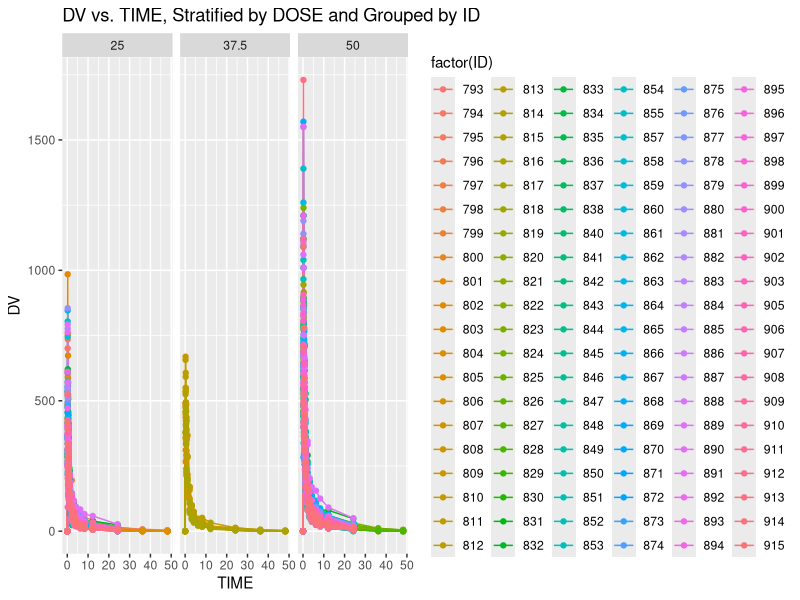
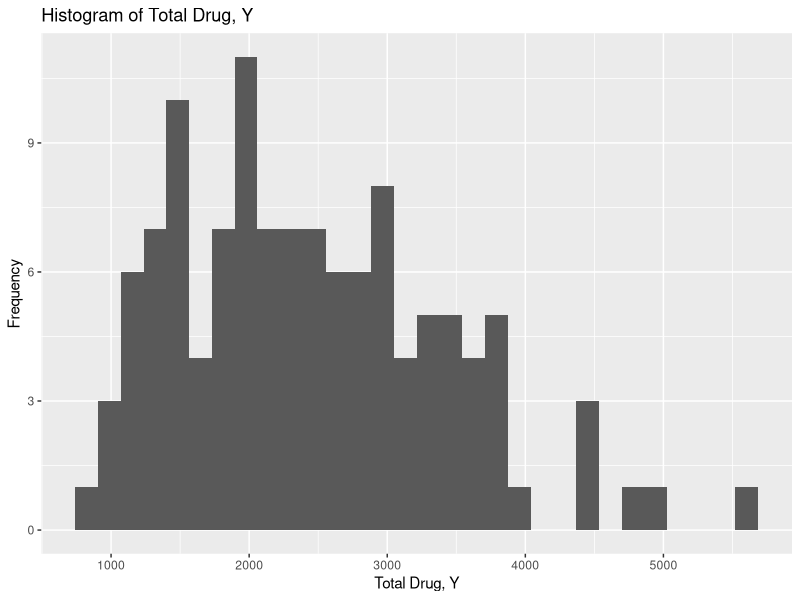

Generate these figures, in order, with R:
## ---- chunk 1
#Load the required packages
library(dplyr)
library(ggplot2)

#Load the raw data
mavoglurant <- read.csv("mavoglurant.csv")

#Get an overview and summary of the raw data
str(mavoglurant)
summary(mavoglurant)

#Plot DV as a function of TIME, stratified by DOSE and using ID as a grouping factor
ggplot(mavoglurant, aes(x = TIME, y = DV, group = ID, color = factor(ID))) +
  geom_line() +
  geom_point() +
  facet_wrap(~ DOSE) +
  labs(x = "TIME", y = "DV", title = "DV vs. TIME, Stratified by DOSE and Grouped by ID")

#Keep only observations with OCC = 1
mavoglurant2 <- subset(mavoglurant, OCC == "1")

#Remove TIME = 0 values for each individual
No_TIME_0 <- subset(mavoglurant2, TIME != 0.000)

#Create a subset data set with only ID and the sum of the DV variable for each individual; rename the DV variable to Y
DV_sum <- aggregate(DV ~ ID, data = No_TIME_0, sum)
names(DV_sum)[names(DV_sum) == "DV"] <- "Y"

#Create a subset dataset that has TIME = 0
TIME_0 <- subset(mavoglurant2, TIME == 0.000)

#Combine the dataset without TIME = 0 with the dataset with only ID and Y
mavoglurant3 <- merge(TIME_0, DV_sum, by = "ID")

#Convert RACE and SEX to factor variables
mavoglurant3$RACE <- as.factor(mavoglurant3$RACE)
mavoglurant3$SEX <- as.factor(mavoglurant3$SEX)

#Keep only the following variables: Y, DOSE, RATE, AGE, SEX, RACE, WT, HT
mavoglurant4 <- mavoglurant3[, c("Y", "DOSE", "RATE", "AGE", "SEX", "RACE", "WT", "HT")]

#Get an overview and summary of the processed data
str(mavoglurant4)
summary(mavoglurant4)
## ---- chunk 2
#Attach the processed data
attach(mavoglurant4)

#Summary statistics and histogram for the continuous variable Y (outcome)
mavoglurant4$Y <- as.numeric(mavoglurant4$Y)
summary(Y)

ggplot(mavoglurant4, aes(x = Y)) +
  geom_histogram() +
  labs(x = "Total Drug, Y", y = "Frequency", title = "Histogram of Total Drug, Y")
## ---- chunk 3
#Summary tables for the categorical variable "Cause_Name"
#table(Cause_Name)
#prop.table(table(Cause_Name))
